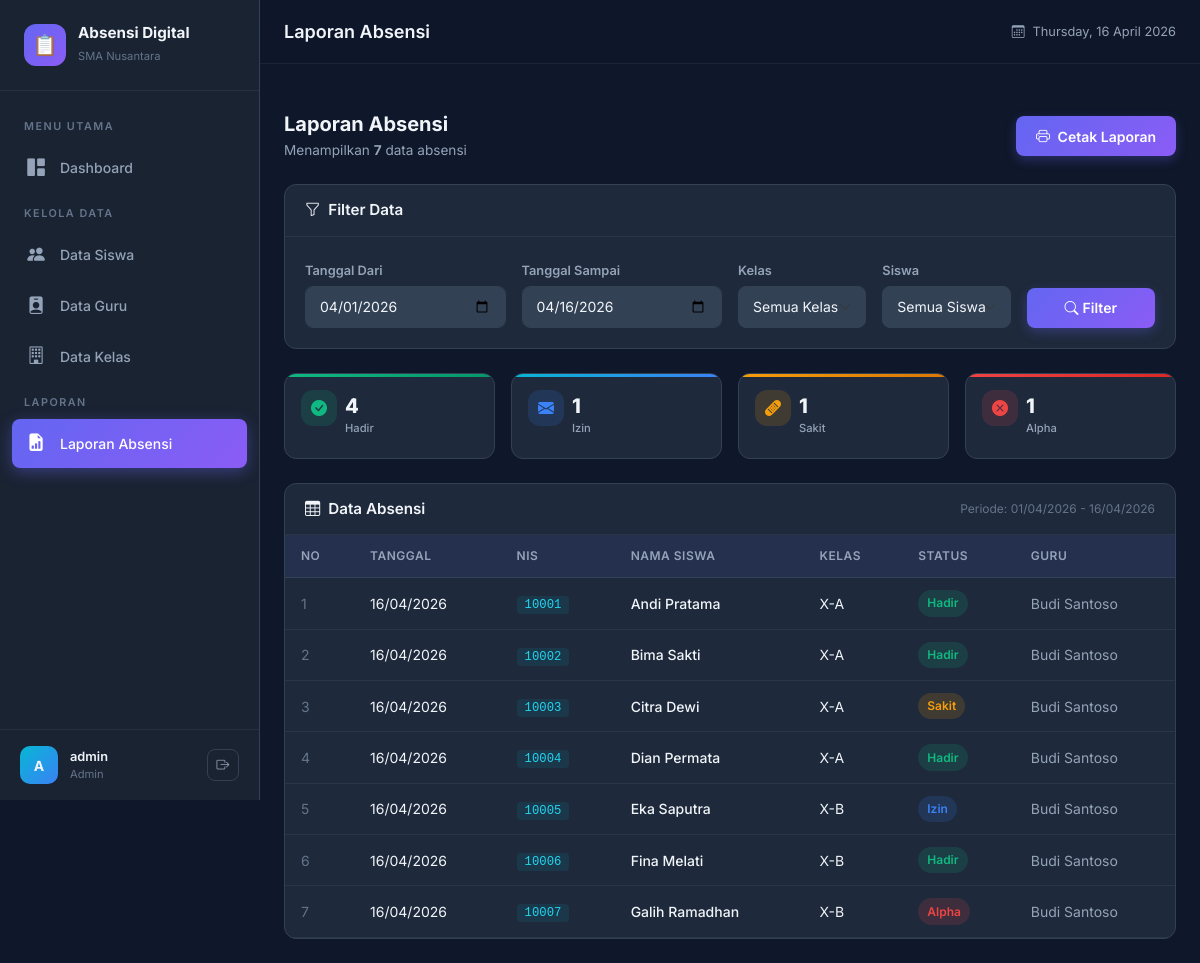
The page /controllers/LaporanController.php (signed in) on the database its author committed.
### tables this page shows
CREATE TABLE absensi (
    id_absen INT AUTO_INCREMENT PRIMARY KEY,
    id_siswa INT NOT NULL,
    id_guru INT NOT NULL,
    tanggal DATE NOT NULL,
    status ENUM('Hadir', 'Izin', 'Sakit', 'Alpha') NOT NULL DEFAULT 'Hadir',
    created_at TIMESTAMP DEFAULT CURRENT_TIMESTAMP,
    FOREIGN KEY (id_siswa) REFERENCES siswa(id_siswa) ON DELETE CASCADE,
    FOREIGN KEY (id_guru) REFERENCES guru(id_guru) ON DELETE CASCADE,
    UNIQUE KEY unique_absensi (id_siswa, tanggal)
);

CREATE TABLE siswa (
    id_siswa INT AUTO_INCREMENT PRIMARY KEY,
    nama VARCHAR(100) NOT NULL,
    nis VARCHAR(20) NOT NULL UNIQUE,
    id_kelas INT NOT NULL,
    created_at TIMESTAMP DEFAULT CURRENT_TIMESTAMP,
    FOREIGN KEY (id_kelas) REFERENCES kelas(id_kelas) ON DELETE CASCADE
);

CREATE TABLE kelas (
    id_kelas INT AUTO_INCREMENT PRIMARY KEY,
    nama_kelas VARCHAR(50) NOT NULL,
    created_at TIMESTAMP DEFAULT CURRENT_TIMESTAMP
);

CREATE TABLE guru (
    id_guru INT AUTO_INCREMENT PRIMARY KEY,
    nama VARCHAR(100) NOT NULL,
    nip VARCHAR(20) DEFAULT NULL,
    created_at TIMESTAMP DEFAULT CURRENT_TIMESTAMP
);

### controllers/LaporanController.php (called while the page is built, shortened)
<?php
require_once __DIR__ . '/../config/database.php';
require_once __DIR__ . '/../models/Absensi.php';
$absensiModel = new Absensi($conn);
$tanggal_dari = $_GET['dari'] ?? date('Y-m-01');
$tanggal_sampai = $_GET['sampai'] ?? date('Y-m-d');
$id_kelas = intval($_GET['kelas'] ?? 0);
$id_siswa = intval($_GET['siswa'] ?? 0);
$laporan = $absensiModel->getLaporan(
    $tanggal_dari,
    $tanggal_sampai,
    $id_kelas > 0 ? $id_kelas : null,
    $id_siswa > 0 ? $id_siswa : null
);
$statsLaporan = ['Hadir' => 0, 'Izin' => 0, 'Sakit' => 0, 'Alpha' => 0];
foreach ($laporan as $row) {
    $statsLaporan[$row['status']]++;
}
include __DIR__ . '/../views/admin/laporan.php';

### models/Absensi.php (called while the page is built, shortened)
<?php
class Absensi {
    private $conn;
    public function __construct($conn) {
        $this->conn = $conn;
    }
    public function getLaporan($tanggal_dari = null, $tanggal_sampai = null, $id_kelas = null, $id_siswa = null) {
        $sql = "SELECT a.*, s.nama as nama_siswa, s.nis, k.nama_kelas, g.nama as nama_guru
                FROM absensi a
                JOIN siswa s ON a.id_siswa = s.id_siswa
                JOIN kelas k ON s.id_kelas = k.id_kelas
                JOIN guru g ON a.id_guru = g.id_guru
                WHERE 1=1";
        $params = [];
        $types = "";
        if ($tanggal_dari) {
            $sql .= " AND a.tanggal >= ?";
            $params[] = $tanggal_dari;
            $types .= "s";
        }
        if ($tanggal_sampai) {
            $sql .= " AND a.tanggal <= ?";
            $params[] = $tanggal_sampai;
            $types .= "s";
        }
        $sql .= " ORDER BY a.tanggal DESC, k.nama_kelas, s.nama";
        if (!empty($params)) {
            $stmt = $this->conn->prepare($sql);
            $stmt->bind_param($types, ...$params);
            $stmt->execute();
            $result = $stmt->get_result();
        } else {
            $result = $this->conn->query($sql);
        }
        return $result->fetch_all(MYSQLI_ASSOC);
    }
}

### views/admin/laporan.php (the view, shortened to what this page needs)
<?php
include __DIR__ . '/../layout/header.php';
include __DIR__ . '/../layout/sidebar.php';
?>
<div class="content-area">
    <div class="d-flex justify-content-between align-items-center mb-4 flex-wrap gap-2">
        <div>
            <h5 style="font-weight: 700; margin-bottom: 0.25rem;">Laporan Absensi</h5>
            <p style="color: var(--text-secondary); font-size: 0.85rem; margin: 0;">
                Menampilkan <strong><?= count($laporan) ?></strong> data absensi
            </p>
        </div>
        <button class="btn btn-primary-custom no-print" onclick="window.print()">
            <i class="bi bi-printer me-1"></i> Cetak Laporan
        </button>
    </div>
    <div class="card-dark mb-4 no-print animate-in">
        <div class="card-header">
            <h6><i class="bi bi-funnel me-2"></i>Filter Data</h6>
        </div>
        <div class="card-body">
            <form method="GET" action="<?= BASE_URL ?>/controllers/LaporanController.php">
                <div class="row g-3 align-items-end">
                    <div class="col-md-3">
                        <label class="form-label-dark">Tanggal Dari</label>
                        <input type="date" name="dari" class="form-control form-control-dark"
                               value="<?= htmlspecialchars($tanggal_dari) ?>">
                    </div>
                    <div class="col-md-3">
                        <label class="form-label-dark">Tanggal Sampai</label>
                        <input type="date" name="sampai" class="form-control form-control-dark"
                               value="<?= htmlspecialchars($tanggal_sampai) ?>">
                    </div>
                    <div class="col-md-2">
                        <label class="form-label-dark">Kelas</label>
                        <select name="kelas" class="form-select form-select-dark">
                            <option value="0">Semua Kelas</option>
                        </select>
                    </div>
                    <div class="col-md-2">
                        <label class="form-label-dark">Siswa</label>
                        <select name="siswa" class="form-select form-select-dark">
                            <option value="0">Semua Siswa</option>
                        </select>
                    </div>
                    <div class="col-md-2">
                        <button type="submit" class="btn btn-primary-custom w-100">
                            <i class="bi bi-search me-1"></i>Filter
                        </button>
                    </div>
                </div>
            </form>
        </div>
    </div>
    <div class="row g-3 mb-4">
        <div class="col-6 col-md-3">
            <div class="stat-card card-success animate-in" style="padding: 1rem;">
                <div class="d-flex align-items-center gap-2">
                    <div class="stat-icon" style="width: 36px; height: 36px; font-size: 1rem;">
                        <i class="bi bi-check-circle-fill"></i>
                    </div>
                    <div>
                        <div class="stat-value" style="font-size: 1.25rem;"><?= $statsLaporan['Hadir'] ?></div>
                        <div class="stat-label" style="font-size: 0.7rem;">Hadir</div>
                    </div>
                </div>
            </div>
        </div>
        <div class="col-6 col-md-3">
            <div class="stat-card card-info animate-in" style="padding: 1rem;">
                <div class="d-flex align-items-center gap-2">
                    <div class="stat-icon" style="width: 36px; height: 36px; font-size: 1rem;">
                        <i class="bi bi-envelope-fill"></i>
                    </div>
                    <div>
                        <div class="stat-value" style="font-size: 1.25rem;"><?= $statsLaporan['Izin'] ?></div>
                        <div class="stat-label" style="font-size: 0.7rem;">Izin</div>
                    </div>
                </div>
            </div>
        </div>
        <div class="col-6 col-md-3">
            <div class="stat-card card-warning animate-in" style="padding: 1rem;">
                <div class="d-flex align-items-center gap-2">
                    <div class="stat-icon" style="width: 36px; height: 36px; font-size: 1rem;">
                        <i class="bi bi-bandaid-fill"></i>
                    </div>
                    <div>
                        <div class="stat-value" style="font-size: 1.25rem;"><?= $statsLaporan['Sakit'] ?></div>
                        <div class="stat-label" style="font-size: 0.7rem;">Sakit</div>
                    </div>
                </div>
            </div>
        </div>
        <div class="col-6 col-md-3">
            <div class="stat-card card-danger animate-in" style="padding: 1rem;">
                <div class="d-flex align-items-center gap-2">
                    <div class="stat-icon" style="width: 36px; height: 36px; font-size: 1rem;">
                        <i class="bi bi-x-circle-fill"></i>
                    </div>
                    <div>
                        <div class="stat-value" style="font-size: 1.25rem;"><?= $statsLaporan['Alpha'] ?></div>
                        <div class="stat-label" style="font-size: 0.7rem;">Alpha</div>
                    </div>
                </div>
            </div>
        </div>
    </div>
    <div class="card-dark animate-in">
        <div class="card-header">
            <h6><i class="bi bi-table me-2"></i>Data Absensi</h6>
            <span style="font-size: 0.75rem; color: var(--text-muted);">
                Periode: <?= date('d/m/Y', strtotime($tanggal_dari)) ?> - <?= date('d/m/Y', strtotime($tanggal_sampai)) ?>
            </span>
        </div>
        <div class="card-body p-0">
            <div class="table-responsive">
                <table class="table-dark-custom">
                    <thead>
                        <tr>
                            <th>No</th>
                            <th>Tanggal</th>
                            <th>NIS</th>
                            <th>Nama Siswa</th>
                            <th>Kelas</th>
                            <th>Status</th>
                            <th>Guru</th>
                        </tr>
                    </thead>
                    <tbody>
                        <?php if (empty($laporan)): ?>
                            <tr>
                                <td colspan="7" class="text-center py-4" style="color: var(--text-muted);">
                                    <i class="bi bi-inbox" style="font-size: 2rem;"></i>
                                    <p class="mt-2 mb-0">Tidak ada data untuk filter yang dipilih</p>
                                </td>
                            </tr>
                        <?php else: ?>
                            <?php foreach ($laporan as $i => $row): ?>
                                <tr>
                                    <td style="color: var(--text-muted);"><?= $i + 1 ?></td>
                                    <td><?= date('d/m/Y', strtotime($row['tanggal'])) ?></td>
                                    <td><code style="color: var(--accent-light); background: rgba(6,182,212,0.1); padding: 2px 8px; border-radius: 4px;"><?= htmlspecialchars($row['nis']) ?></code></td>
                                    <td style="font-weight: 500;"><?= htmlspecialchars($row['nama_siswa']) ?></td>
                                    <td><?= htmlspecialchars($row['nama_kelas']) ?></td>
                                    <td>
                                        <?php
                                        $badgeClass = 'badge-' . strtolower($row['status']);
                                        ?>
                                        <span class="badge-status <?= $badgeClass ?>"><?= $row['status'] ?></span>
                                    </td>
                                    <td style="color: var(--text-secondary);"><?= htmlspecialchars($row['nama_guru']) ?></td>
                                </tr>
                            <?php endforeach; ?>
                        <?php endif; ?>
                    </tbody>
                </table>
            </div>
        </div>
    </div>
</div>
</div>
<?php include __DIR__ . '/../layout/footer.php'; ?>

### rows shown on the page
absensi: tanggal "16/04/2026", id_siswa.nis "10001", id_siswa.nama "Andi Pratama", kelas.nama_kelas "X-A", status "Hadir", id_guru.nama "Budi Santoso"
absensi: tanggal "16/04/2026", id_siswa.nis "10002", id_siswa.nama "Bima Sakti", kelas.nama_kelas "X-A", status "Hadir", id_guru.nama "Budi Santoso"
absensi: tanggal "16/04/2026", id_siswa.nis "10003", id_siswa.nama "Citra Dewi", kelas.nama_kelas "X-A", status "Sakit", id_guru.nama "Budi Santoso"
absensi: tanggal "16/04/2026", id_siswa.nis "10004", id_siswa.nama "Dian Permata", kelas.nama_kelas "X-A", status "Hadir", id_guru.nama "Budi Santoso"
absensi: tanggal "16/04/2026", id_siswa.nis "10005", id_siswa.nama "Eka Saputra", kelas.nama_kelas "X-B", status "Izin", id_guru.nama "Budi Santoso"
absensi: tanggal "16/04/2026", id_siswa.nis "10006", id_siswa.nama "Fina Melati", kelas.nama_kelas "X-B", status "Hadir", id_guru.nama "Budi Santoso"
absensi: tanggal "16/04/2026", id_siswa.nis "10007", id_siswa.nama "Galih Ramadhan", kelas.nama_kelas "X-B", status "Alpha", id_guru.nama "Budi Santoso"

### other values the page prints
substr($_SESSION['username'] ?? 'U', 0, 1) "A"
$_SESSION['nama_guru'] "admin"
$_SESSION['role'] "Admin"
$pageTitle "Laporan Absensi"
count($laporan) "7"
$statsLaporan['Hadir'] "4"
$statsLaporan['Izin'] "1"
$statsLaporan['Sakit'] "1"
$statsLaporan['Alpha'] "1"
date('d/m/Y', strtotime($tanggal_dari)) "01/04/2026"
date('d/m/Y', strtotime($tanggal_sampai)) "16/04/2026"
